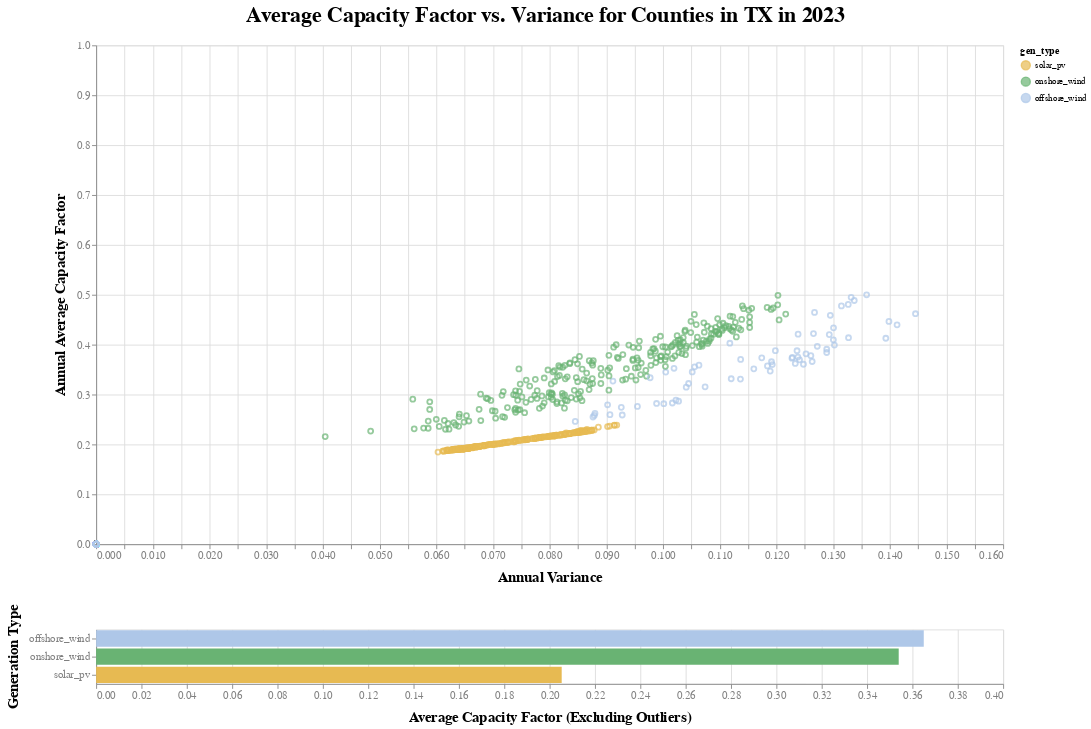

Notebook code cell kept with this figure:
### Code cell
import altair as alt
# Define the data source for the chart
source = rare_year_state_subset_final

# Set the color scheme for the chart
color = alt.Color('gen_type:N').scale(
    domain=['solar_pv', 'onshore_wind', 'offshore_wind'],
    range=['#e7ba52', '#69b373', '#aec7e8']
)

# We create two selections:
# - a brush that is active on the top panel
# - a multi-click that is active on the bottom panel
brush = alt.selection_interval(encodings=['x'])
click = alt.selection_point(encodings=['color'])

# Top panel is scatter plot of temperature vs time
points = alt.Chart().mark_point().encode(
    alt.X('average_variance:Q', title='Annual Variance'),
    alt.Y('average_capacity_factor:Q', title='Annual Average Capacity Factor')
        .scale(domain=[0, 1]),
    color=alt.condition(brush, color, alt.value('lightgray')),
    tooltip=[
        alt.Tooltip('county_or_lake_name:N', title='County Name'),
        alt.Tooltip('county_id_fips:N', title='FIPS ID'),
        alt.Tooltip('average_capacity_factor:Q', title='Average Annual Capacity Factor', format='.2f'),  # Rounded to 2 decimals
        alt.Tooltip('average_variance:Q', title='Average Annual Variance', format='.2f'),  # Rounded to 2 decimals
    ]
).properties(
    width=1000,
    height=550
).add_params(
    brush
).transform_filter(
    click
)

# Bottom panel is a bar chart of average capacity factor per generation type
bars = alt.Chart().mark_bar().encode(
    x=alt.X('average(average_capacity_factor):Q', title='Average Capacity Factor (Excluding Outliers)'),
    y=alt.Y('gen_type:N', title='Generation Type'),
    color=alt.condition(click, color, alt.value('lightgray')),
    tooltip=[
        alt.Tooltip('gen_type:N', title='Generation Type'),
        alt.Tooltip('average(average_capacity_factor):Q', title='Average Capacity Factor', format='.2f')
    ]
).transform_filter(
    (alt.datum.average_capacity_factor > 0) & brush
).properties(
    width=1000,
).add_params(
    click
)

alt.vconcat(
    points,
    bars,
    data=source,
    title=f"Average Capacity Factor vs. Variance for Counties in {state} in {annual_year}"
).configure_title(
    fontSize=24,
    anchor="middle",
    dy=-10,
).configure_axis(
    titleFontSize=16,  # Adjust the axis title font size
    titleFontWeight='bold',  # Set axis title to bold
    titleColor='black',  # Set axis title color
    labelFontSize=12,  # Adjust the axis label font size
    labelColor='gray',
    titlePadding=10,
)

### Figure 1 — Vega-Lite specification as saved in the notebook (floating-point values rounded to 4 significant figures; data arrays with more than 128 entries replaced by an {"elided": "..."} marker saying what was removed)
{"config": {"view": {"continuousWidth": 300, "continuousHeight": 300}, "axis": {"labelColor": "gray", "labelFontSize": 12, "titleColor": "black", "titleFontSize": 16, "titleFontWeight": "bold", "titlePadding": 10}, "title": {"anchor": "middle", "dy": -10, "fontSize": 24}}, "vconcat": [{"mark": {"type": "point"}, "encoding": {"color": {"condition": {"param": "param_1", "field": "gen_type", "scale": {"domain": ["solar_pv", "onshore_wind", "offshore_wind"], "range": ["#e7ba52", "#69b373", "#aec7e8"]}, "type": "nominal"}, "value": "lightgray"}, "tooltip": [{"field": "county_or_lake_name", "title": "County Name", "type": "nominal"}, {"field": "county_id_fips", "title": "FIPS ID", "type": "nominal"}, {"field": "average_capacity_factor", "format": ".2f", "title": "Average Annual Capacity Factor", "type": "quantitative"}, {"field": "average_variance", "format": ".2f", "title": "Average Annual Variance", "type": "quantitative"}], "x": {"field": "average_variance", "title": "Annual Variance", "type": "quantitative"}, "y": {"field": "average_capacity_factor", "scale": {"domain": [0, 1]}, "title": "Annual Average Capacity Factor", "type": "quantitative"}}, "height": 550, "name": "view_1", "transform": [{"filter": {"param": "param_2"}}], "width": 1000}, {"mark": {"type": "bar"}, "encoding": {"color": {"condition": {"param": "param_2", "field": "gen_type", "scale": {"domain": ["solar_pv", "onshore_wind", "offshore_wind"], "range": ["#e7ba52", "#69b373", "#aec7e8"]}, "type": "nominal"}, "value": "lightgray"}, "tooltip": [{"field": "gen_type", "title": "Generation Type", "type": "nominal"}, {"aggregate": "average", "field": "average_capacity_factor", "format": ".2f", "title": "Average Capacity Factor", "type": "quantitative"}], "x": {"aggregate": "average", "field": "average_capacity_factor", "title": "Average Capacity Factor (Excluding Outliers)", "type": "quantitative"}, "y": {"field": "gen_type", "title": "Generation Type", "type": "nominal"}}, "name": "view_2", "transform": [{"filter": "((datum.average_capacity_factor > 0) && param_1)"}], "width": 1000}], "data": {"name": "data-3787efaec0227b49aec61c849deaa102"}, "params": [{"name": "param_1", "select": {"type": "interval", "encodings": ["x"]}, "views": ["view_1"]}, {"name": "param_2", "select": {"type": "point", "encodings": ["color"]}, "views": ["view_2"]}], "title": "Average Capacity Factor vs. Variance for Counties in TX in 2023", "$schema": "https://vega.github.io/schema/vega-lite/v5.20.1.json", "datasets": {"data-3787efaec0227b49aec61c849deaa102": {"elided": "762 records"}}}
